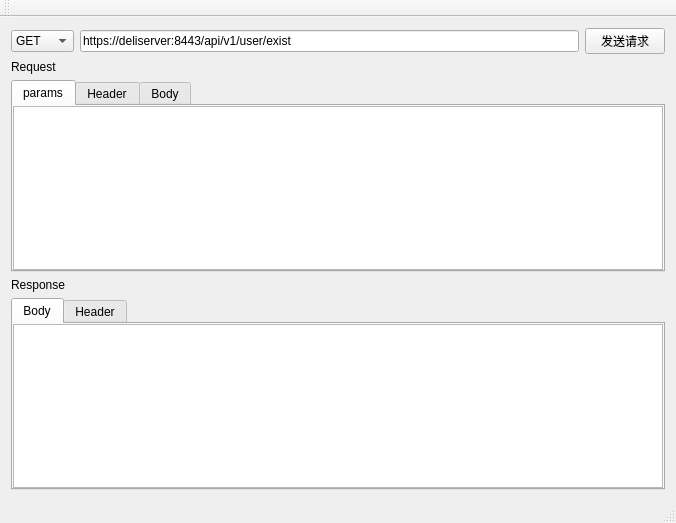
<?xml version="1.0" encoding="UTF-8"?>
<ui version="4.0">
 <class>MainWindow</class>
 <widget class="QMainWindow" name="MainWindow">
  <property name="geometry">
   <rect>
    <x>0</x>
    <y>0</y>
    <width>676</width>
    <height>523</height>
   </rect>
  </property>
  <property name="windowTitle">
   <string>HTTP客户端</string>
  </property>
  <widget class="QWidget" name="centralWidget">
   <layout class="QGridLayout" name="gridLayout">
    <item row="3" column="0">
     <widget class="QLabel" name="label">
      <property name="text">
       <string>Response</string>
      </property>
     </widget>
    </item>
    <item row="4" column="0">
     <widget class="QTabWidget" name="tabWidget2">
      <property name="currentIndex">
       <number>0</number>
      </property>
      <widget class="QWidget" name="tab_responseBody">
       <attribute name="title">
        <string>Body</string>
       </attribute>
       <layout class="QGridLayout" name="gridLayout_2">
        <property name="leftMargin">
         <number>0</number>
        </property>
        <property name="topMargin">
         <number>0</number>
        </property>
        <property name="rightMargin">
         <number>0</number>
        </property>
        <property name="bottomMargin">
         <number>0</number>
        </property>
        <property name="spacing">
         <number>0</number>
        </property>
        <item row="0" column="0">
         <widget class="QTextEdit" name="textEdit_body">
          <property name="readOnly">
           <bool>true</bool>
          </property>
         </widget>
        </item>
       </layout>
      </widget>
      <widget class="QWidget" name="tab_responseHeader">
       <attribute name="title">
        <string>Header</string>
       </attribute>
       <layout class="QGridLayout" name="gridLayout_5">
        <property name="leftMargin">
         <number>0</number>
        </property>
        <property name="topMargin">
         <number>0</number>
        </property>
        <property name="rightMargin">
         <number>0</number>
        </property>
        <property name="bottomMargin">
         <number>0</number>
        </property>
        <property name="spacing">
         <number>0</number>
        </property>
        <item row="0" column="0">
         <widget class="QTextEdit" name="textEdit_header"/>
        </item>
       </layout>
      </widget>
     </widget>
    </item>
    <item row="2" column="0">
     <widget class="QTabWidget" name="tabWidget1">
      <property name="currentIndex">
       <number>0</number>
      </property>
      <widget class="QWidget" name="tab_params">
       <attribute name="title">
        <string>params</string>
       </attribute>
       <layout class="QGridLayout" name="gridLayout_6">
        <property name="leftMargin">
         <number>0</number>
        </property>
        <property name="topMargin">
         <number>0</number>
        </property>
        <property name="rightMargin">
         <number>0</number>
        </property>
        <property name="bottomMargin">
         <number>0</number>
        </property>
        <property name="spacing">
         <number>0</number>
        </property>
        <item row="0" column="0">
         <widget class="QTableWidget" name="tableWidget_params">
          <property name="showGrid">
           <bool>false</bool>
          </property>
         </widget>
        </item>
       </layout>
      </widget>
      <widget class="QWidget" name="tab_requestHeader">
       <attribute name="title">
        <string>Header</string>
       </attribute>
       <layout class="QGridLayout" name="gridLayout_4">
        <property name="leftMargin">
         <number>0</number>
        </property>
        <property name="topMargin">
         <number>0</number>
        </property>
        <property name="rightMargin">
         <number>0</number>
        </property>
        <property name="bottomMargin">
         <number>0</number>
        </property>
        <property name="spacing">
         <number>0</number>
        </property>
        <item row="0" column="0">
         <widget class="QTableWidget" name="tableWidget_Header">
          <property name="showGrid">
           <bool>false</bool>
          </property>
         </widget>
        </item>
       </layout>
      </widget>
      <widget class="QWidget" name="tab_requestBody">
       <attribute name="title">
        <string>Body</string>
       </attribute>
       <layout class="QGridLayout" name="gridLayout_3">
        <property name="leftMargin">
         <number>0</number>
        </property>
        <property name="topMargin">
         <number>0</number>
        </property>
        <property name="rightMargin">
         <number>0</number>
        </property>
        <property name="bottomMargin">
         <number>0</number>
        </property>
        <property name="spacing">
         <number>0</number>
        </property>
        <item row="0" column="0">
         <widget class="QTableWidget" name="tableWidget_body">
          <property name="showGrid">
           <bool>false</bool>
          </property>
         </widget>
        </item>
       </layout>
      </widget>
     </widget>
    </item>
    <item row="1" column="0">
     <widget class="QLabel" name="label_queryItem">
      <property name="text">
       <string>Request</string>
      </property>
     </widget>
    </item>
    <item row="0" column="0">
     <layout class="QHBoxLayout" name="horizontalLayout">
      <item>
       <widget class="QComboBox" name="comboBox_method">
        <item>
         <property name="text">
          <string>GET</string>
         </property>
        </item>
        <item>
         <property name="text">
          <string>POST</string>
         </property>
        </item>
        <item>
         <property name="text">
          <string>PUT</string>
         </property>
        </item>
       </widget>
      </item>
      <item>
       <widget class="QLineEdit" name="lineEdit_interface">
        <property name="text">
         <string>https://deliserver:8443/api/v1/user/exist</string>
        </property>
        <property name="placeholderText">
         <string>请求地址，以 http:// 开头</string>
        </property>
       </widget>
      </item>
      <item>
       <widget class="QPushButton" name="pbt_request">
        <property name="text">
         <string>发送请求</string>
        </property>
       </widget>
      </item>
     </layout>
    </item>
   </layout>
  </widget>
  <widget class="QMenuBar" name="menuBar">
   <property name="geometry">
    <rect>
     <x>0</x>
     <y>0</y>
     <width>676</width>
     <height>26</height>
    </rect>
   </property>
  </widget>
  <widget class="QToolBar" name="mainToolBar">
   <attribute name="toolBarArea">
    <enum>TopToolBarArea</enum>
   </attribute>
   <attribute name="toolBarBreak">
    <bool>false</bool>
   </attribute>
  </widget>
  <widget class="QStatusBar" name="statusBar"/>
 </widget>
 <layoutdefault spacing="6" margin="11"/>
 <resources/>
 <connections/>
</ui>
